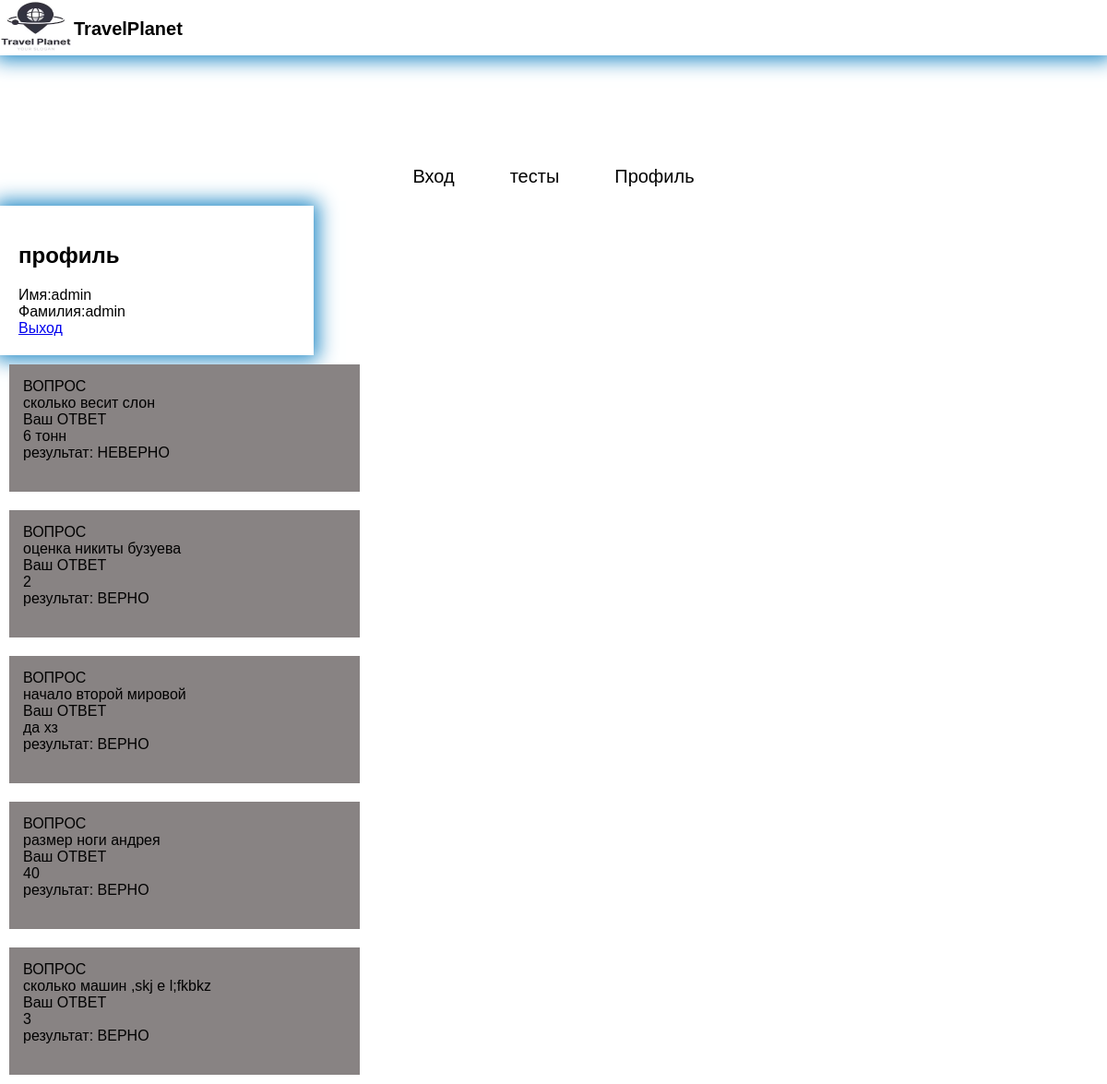
Page /pages/profil.php (signed in) on the committed database.
### tables this page shows
CREATE TABLE `user_answers` (
  `id` int NOT NULL,
  `user_id` int DEFAULT NULL,
  `question_id` int DEFAULT NULL,
  `answer_id` int DEFAULT NULL
);

CREATE TABLE `questions` (
  `id` int NOT NULL,
  `question_text` varchar(255) NOT NULL,
  `questions_ball` int NOT NULL,
  `test_id` int NOT NULL
);

CREATE TABLE `answers` (
  `id` int NOT NULL,
  `question_id` int DEFAULT NULL,
  `answer_text` varchar(255) NOT NULL,
  `is_correct` tinyint(1) DEFAULT NULL
);

### pages/profil.php (the view, shortened to what this page needs)
<?php include("header.php");
require('bd_connect/db.php');
$sql3 = "SELECT user_answers.id,user_answers.user_id,user_answers.question_id,user_answers.answer_id,
answers.answer_text, answers.is_correct,
questions.question_text, questions.questions_ball
FROM user_answers INNER JOIN questions on user_answers.question_id= questions.id JOIN answers on user_answers.answer_id = answers.id";
$result = $con->query($sql3);
for($data = []; $row = mysqli_fetch_assoc($result); $data[]=$row)
{
}
?>
<div class="form">
<h2 >профиль</h2>
      Имя:<?php echo   $_SESSION['user_name_us']; ?> <br>
      Фамилия:<?php echo   $_SESSION['user_name_last']; ?><br>
    <a href="bd_connect/logout.php">Выход</a>
</div>
<?php
foreach($data as $elem)  {
    if($_SESSION['first_name']== $elem['user_id']){
                $question_text = $elem['question_text'];
                echo '<div class="quest">ВОПРОС<label>  ' . $question_text . '</label>';
                        $answer_id = $elem['id'];
                        $answer_text = $elem['answer_text'];
                        $correct_text = $elem['is_correct'];
                        echo 'Ваш ОТВЕТ <label for="' . $answer_id . '">' . $answer_text . '</label>';
                        if($correct_text ==1){
                            echo 'результат: ВЕРНО';
                            echo '<br>';
                            echo '<br>';
                        }else{
                            echo 'результат: НЕВЕРНО';
                            echo '<br>';
                            echo '<br>';
                        }
                        echo '</div>';
                    }
            }
?>

### style/style.css (style rules this page uses)
body { margin: 0; padding: 0; font-family: sans-serif ; }
.form { width: 300px; height: auto; box-shadow: 0px 0px 20px 5px rgba(31, 136, 197, 0.979); padding: 20px; }
.quest { background: #888383; display: flex; flex-direction: column; width: 350px; margin: 10px; padding: 15px; }

### rows in the picture
user_answers: question.question_text "сколько весит слон", answer.answer_text "6 тонн", shows "результат: НЕВЕРНО"
user_answers: question.question_text "оценка никиты бузуева", answer.answer_text "2", shows "результат: ВЕРНО"
user_answers: question.question_text "начало второй мировой", answer.answer_text "да хз", shows "результат: ВЕРНО"
user_answers: question.question_text "размер ноги андрея", answer.answer_text "40", shows "результат: ВЕРНО"
user_answers: question.question_text "сколько машин ,skj e l;fkbkz", answer.answer_text "3", shows "результат: ВЕРНО"

### other values in the picture
$_SESSION['user_name_us'] "admin"
$_SESSION['user_name_last'] "admin"
